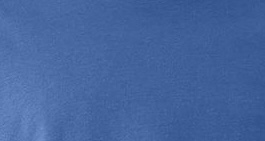
#> input picture experiments/shirt_crop.jpg, 265 x 141 px
$ python visualize.py shirt_crop.jpg
#> lines starting #> are read from the running program, lines starting #| are printed output that depends on the picture
### venus/color.py
from PIL import Image
import numpy as np
from sklearn.cluster import KMeans

# Reference RGB values for color naming.
# Nearest match is found in CIE LAB space (perceptually uniform),
# so these values just need to be representative, not exact boundaries.
_COLOR_REFS = {
    # Reds
    "red":          (200,  40,  40),
    "maroon":       (110,  25,  25),
    "burgundy":     (125,  20,  40),
    "rust":         (185,  75,  35),
    "coral":        (240, 120,  90),
    "rose":         (230, 140, 150),
    # Oranges
    "orange":       (225, 120,  40),
    # Yellows
    "yellow":       (225, 210,  35),
    "mustard":      (190, 155,  45),
    "gold":         (210, 165,  30),
    # Greens
    "green":        ( 50, 140,  50),
    "sage":         (140, 165, 120),
    "olive":        (110, 125,  55),
    "teal":         ( 35, 140, 130),
    "mint":         (160, 220, 190),
    # Blues
    "sky blue":     (110, 185, 235),
    "blue":         ( 50,  75, 210),
    "indigo":       ( 60,  50, 170),
    "navy":         ( 20,  35, 105),
    # Purples
    "purple":       (130,  45, 180),
    "lavender":     (185, 165, 235),
    "lilac":        (195, 170, 210),
    # Pinks
    "pink":         (240, 145, 185),
    "blush":        (240, 200, 200),
    "hot pink":     (225,  55, 150),
    # Browns & tans
    "brown":        (130,  75,  35),
    "tan":          (195, 165, 120),
    "camel":        (190, 145,  80),
    "beige":        (220, 205, 170),
    "cream":        (245, 238, 210),
    # Neutrals
    "white":        (250, 250, 250),
    "light gray":   (210, 210, 210),
    "gray":         (145, 145, 145),
    "charcoal":     ( 70,  75,  80),
    "black":        ( 18,  18,  18),
}


def _rgb_to_lab(r: int, g: int, b: int) -> tuple[float, float, float]:
    """Convert sRGB (0–255) to CIE LAB (D65 illuminant).

    LAB is perceptually uniform: equal numerical distances correspond to
    roughly equal perceived color differences, unlike RGB or HSV.
    """
    def linearize(c: float) -> float:
        c /= 255.0
        return c / 12.92 if c <= 0.04045 else ((c + 0.055) / 1.055) ** 2.4

    r_lin, g_lin, b_lin = linearize(r), linearize(g), linearize(b)

    # Linear RGB → XYZ (D65 whitepoint matrix)
    x = 0.4124564 * r_lin + 0.3575761 * g_lin + 0.1804375 * b_lin
    y = 0.2126729 * r_lin + 0.7151522 * g_lin + 0.0721750 * b_lin
    z = 0.0193339 * r_lin + 0.1191920 * g_lin + 0.9503041 * b_lin

    # XYZ → LAB (D65 white point: Xn=0.95047, Yn=1.0, Zn=1.08883)
    def f(t: float) -> float:
        return t ** (1 / 3) if t > 0.008856 else 7.787 * t + 16 / 116

    L = 116 * f(y)           - 16
    a = 500 * (f(x / 0.95047) - f(y))
    b = 200 * (f(y)            - f(z / 1.08883))
    return L, a, b


# Pre-compute LAB coordinates for all reference colors at import time.
_COLOR_REFS_LAB = {name: _rgb_to_lab(*rgb) for name, rgb in _COLOR_REFS.items()}


def extract_colors(image_path: str, n_colors: int = 3):
    """Return list of (rgb_array, percentage) for the n dominant colors."""
#> called with image_path = 'shirt_crop.jpg', n_colors = 3
    img = Image.open(image_path).convert("RGB")
#> img is the input picture: PIL image 265x141 RGB; mean R, G, B 68.7, 100.7, 157.7
    img_small = img.resize((150, 150))
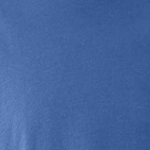
#> img_small: PIL image 150x150 RGB; mean R, G, B 68.7, 100.7, 157.7
    pixels = np.array(img_small).reshape(-1, 3)

    kmeans = KMeans(n_clusters=n_colors, random_state=42, n_init=10)
    kmeans.fit(pixels)

    colors = kmeans.cluster_centers_.astype(int)
    counts = np.bincount(kmeans.labels_)
    percentages = counts / counts.sum()

    return list(zip(colors, percentages))


def main_color(colors_with_pct):
    """Return (rgb, percentage) for the largest-coverage dominant color."""
    return max(colors_with_pct, key=lambda x: x[1])


def color_name(rgb) -> str:
    """Return the nearest color name using perceptual CIE LAB distance."""
    L, a, b = _rgb_to_lab(int(rgb[0]), int(rgb[1]), int(rgb[2]))
    return min(
        _COLOR_REFS_LAB,
        key=lambda name: (
            (L - _COLOR_REFS_LAB[name][0]) ** 2
            + (a - _COLOR_REFS_LAB[name][1]) ** 2
            + (b - _COLOR_REFS_LAB[name][2]) ** 2
        ),
    )

### experiments/visualize.py
"""
Color extraction visualizer.

Usage:
    python experiments/visualize.py <image_path> [--save <output.png>]

Shows the image alongside color swatches for each dominant color,
labelled with the color name and percentage coverage.
"""
import argparse
import sys
from pathlib import Path

import matplotlib.patches as mpatches
import matplotlib.pyplot as plt
import numpy as np

# Allow running from the project root without installing the package
sys.path.insert(0, str(Path(__file__).parent.parent))

from venus.color import color_name, extract_colors, main_color


def visualize(image_path: str, save_path: str | None = None) -> None:
    colors = extract_colors(image_path, n_colors=3)
    mc, mc_pct = main_color(colors)

    fig, axes = plt.subplots(1, 2, figsize=(10, 4))
    fig.suptitle(Path(image_path).name, fontsize=13)

    # Left: original image
    from PIL import Image
    img = Image.open(image_path)
    axes[0].imshow(img)
    axes[0].axis("off")
    axes[0].set_title("Input")

    # Right: dominant color swatches
    ax = axes[1]
    ax.set_xlim(0, 1)
    ax.set_ylim(0, len(colors))
    ax.axis("off")
    ax.set_title("Dominant colors")

    for i, (rgb, pct) in enumerate(colors):
        y = len(colors) - 1 - i
        hex_color = "#{:02x}{:02x}{:02x}".format(*rgb)
        name = color_name(rgb)
        is_main = np.array_equal(rgb, mc)

        rect = mpatches.FancyBboxPatch(
            (0.02, y + 0.1), 0.35, 0.75,
            boxstyle="round,pad=0.02",
            facecolor=hex_color,
            edgecolor="black" if is_main else "none",
            linewidth=2,
        )
        ax.add_patch(rect)

        label = f"{name}  {pct:.0%}"
        if is_main:
            label += "  ★ main"
        ax.text(0.42, y + 0.5, label, va="center", fontsize=11)

    plt.tight_layout()

    if save_path:
        plt.savefig(save_path, dpi=150, bbox_inches="tight")
        print(f"Saved to {save_path}")
    else:
        plt.show()
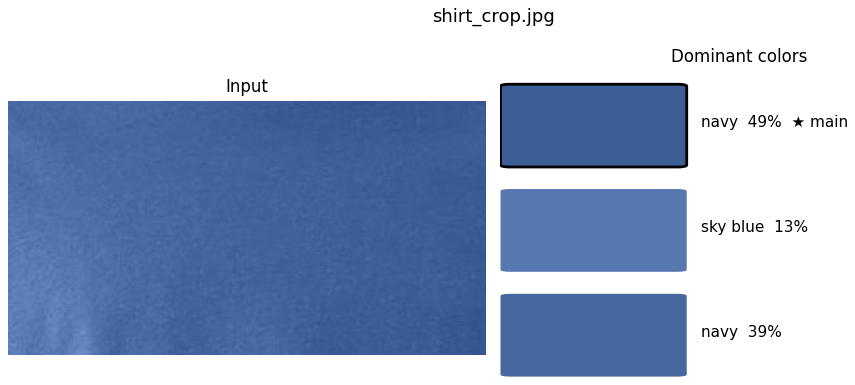
#> figure drawn by matplotlib, 2 panels


def main() -> None:
    parser = argparse.ArgumentParser(description="Visualize dominant colors in a clothing image.")
    parser.add_argument("image", help="Path to the clothing image")
    parser.add_argument("--save", metavar="OUTPUT", help="Save visualization to file instead of displaying")
    args = parser.parse_args()

    visualize(args.image, save_path=args.save)


if __name__ == "__main__":
    main()
